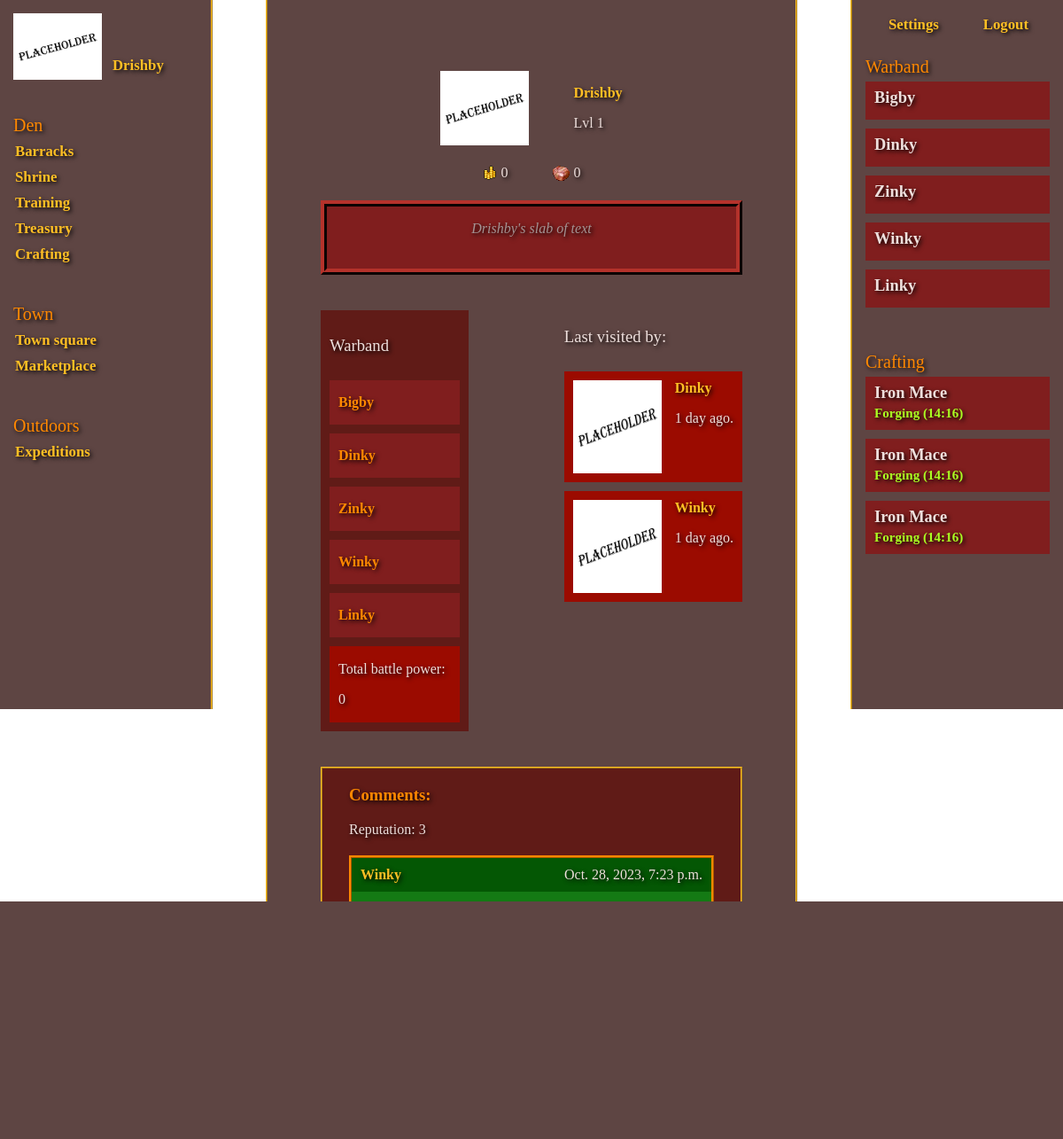
/profile/1 (signed in), run on the app's committed database.
### apps/accounts/models.py (models this page shows, shortened)
class Account(AbstractBaseUser, PermissionsMixin):
    username = models.CharField(unique=True, max_length=32)
    email = models.EmailField(_('email_address'), unique=True, max_length=255)
    avatar = models.ImageField(upload_to='static/avatars', default='static/placeholder.png')
    profile_text = models.TextField(max_length=4096, blank=True)
    reputation = models.IntegerField(default=0)
    date_joined = models.DateTimeField(default=timezone.now)
    is_superuser = models.BooleanField(default=False)
    is_staff = models.BooleanField(default=False)
    is_active = models.BooleanField(default=False)
    treasury = models.JSONField(default=treasury_template)
    known_recipes = models.JSONField(default=known_recipes_template)
    gold = models.IntegerField(default=0)
    rubies = models.IntegerField(default=0)
    level = models.IntegerField(default=1)
    experience = models.IntegerField(default=0)
    perk_points = models.IntegerField(default=1)
    adventuring_perks = models.IntegerField(default=0)
    combat_perks = models.IntegerField(default=0)
    crafting_perks = models.IntegerField(default=0)
    USERNAME_FIELD = 'username'
    REQUIRED_FIELDS = ['email', 'password']
    objects = CustomUserManager()

class Guestbook(models.Model):
    profile = models.ForeignKey(Account, related_name='profile', null=True, on_delete=models.CASCADE)
    guest = models.ForeignKey(Account, related_name='guest', null=True, on_delete=models.DO_NOTHING)
    timestamp = models.DateTimeField(default=timezone.now)

class Comment(models.Model):
    author = models.ForeignKey(Account, related_name='author', null=True, on_delete=models.DO_NOTHING)
    receiver = models.ForeignKey(Account, related_name='receiver', null=True, on_delete=models.CASCADE)
    text = models.TextField(max_length=255, blank=True)
    points = models.IntegerField(default=0)
    timestamp = models.DateTimeField(default=timezone.now)

### apps/dwarves/models.py (models this page shows, shortened)
class Character(models.Model):
    strength_total = models.IntegerField(default=0)
    intelligence_total = models.IntegerField(default=0)
    endurance_total = models.IntegerField(default=0)
    speed_total = models.IntegerField(default=0)
    agility_total = models.IntegerField(default=0)
    willpower_total = models.IntegerField(default=0)
    charisma_total = models.IntegerField(default=0)
    luck_total = models.IntegerField(default=0)
    physical_armor = models.IntegerField(default=0)
    magical_armor = models.IntegerField(default=0)
    physical_mitigation = models.FloatField(default=0.00)
    magical_mitigation = models.FloatField(default=0.00)
    abilities = models.JSONField(default=dict, blank=True)
    class Meta:
        abstract = True

class Dwarf(Character):
    name = models.CharField(max_length=32)
    leader = models.ForeignKey(Account, null=True, on_delete=models.CASCADE)
    status = models.CharField(max_length=32)
    status_time = models.DateTimeField(null=True, blank=True)
    pvp_points = models.IntegerField(default=0)
    battles_fought = models.IntegerField(default=0)
    battles_won = models.IntegerField(default=0)
    head = models.CharField(max_length=64, blank=True, null=True)
    shoulders = models.CharField(max_length=64, blank=True, null=True)
    chest = models.CharField(max_length=64, blank=True, null=True)
    gloves = models.CharField(max_length=64, blank=True, null=True)
    pants = models.CharField(max_length=64, blank=True, null=True)
    boots = models.CharField(max_length=64, blank=True, null=True)
    two_hand = models.CharField(max_length=64, blank=True, null=True)
    main_hand = models.CharField(max_length=64, blank=True, null=True)
    off_hand = models.CharField(max_length=64, blank=True, null=True)
    trinket = models.CharField(max_length=64, blank=True, null=True)
    strength_base = models.IntegerField(default=initial_attributes)
    intelligence_base = models.IntegerField(default=initial_attributes)
    endurance_base = models.IntegerField(default=initial_attributes)
    speed_base = models.IntegerField(default=initial_attributes)
    agility_base = models.IntegerField(default=initial_attributes)
    willpower_base = models.IntegerField(default=initial_attributes)
    charisma_base = models.IntegerField(default=initial_attributes)
    luck_base = models.IntegerField(default=initial_attributes)
    strength_multiplier = models.IntegerField(default=0)
    intelligence_multiplier = models.IntegerField(default=0)
    endurance_multiplier = models.IntegerField(default=0)
    speed_multiplier = models.IntegerField(default=0)
    agility_multiplier = models.IntegerField(default=0)
    willpower_multiplier = models.IntegerField(default=0)
    charisma_multiplier = models.IntegerField(default=0)
    luck_multiplier = models.IntegerField(default=0)
    strength_bonus = models.IntegerField(default=0)
    intelligence_bonus = models.IntegerField(default=0)
    endurance_bonus = models.IntegerField(default=0)
    speed_bonus = models.IntegerField(default=0)
    agility_bonus = models.IntegerField(default=0)
    willpower_bonus = models.IntegerField(default=0)
    charisma_bonus = models.IntegerField(default=0)
    luck_bonus = models.IntegerField(default=0)
    ability_cap = models.IntegerField(default=0)
    battle_power = models.IntegerField(default=0)

### apps/accounts/views.py (the view, shortened to what this page needs)
# urls.py: path('profile/<int:profile_id>', profile, name="profile"),
@login_required(login_url='/mountain', redirect_field_name=None)
def profile(request, profile_id):
    warband = Dwarf.objects.values('id', 'name', 'status').filter(leader=request.user)
    profile_warband = Dwarf.objects.values('name', 'battle_power', 'battles_fought').filter(leader=profile_id)
    profile_info = Account.objects.values('username', 'avatar', 'level',
                                          'profile_text', 'gold', 'rubies',
                                          'reputation').filter(id=profile_id)
    guestbook = Guestbook.objects.all().filter(profile=profile_id).order_by('-id')  # Reverse chronological order
    for guest in guestbook:
        now = timezone.now()
        delta = now - guest.timestamp
        delta = int(delta.total_seconds())
        if delta < 2:
            affix = 'second ago.'
        elif delta in range(2, 59):
            affix = 'seconds ago.'
        elif delta in range(60, 119):
            delta = delta / 60
            affix = 'minute ago.'
        elif delta in range(120, 3599):
            delta = delta / 60
            affix = 'minutes ago.'
        elif delta in range(3600, 7199):
            delta = delta / 3600
            affix = 'hour ago.'
        elif delta in range(7200, 86399):
            delta = delta / 3600
            affix = 'hours ago.'
        elif delta in range(86400, 172799):
            delta = delta / 86400
            affix = 'day ago.'
        else:
            delta = delta / 86400
            affix = 'days ago.'
        guest.timestamp = str(int(delta)) + ' ' + affix
    comment_form = CreateComment()
    author = request.user
    receiver = Account.objects.get(id=profile_id)
    comment_exists = Comment.objects.filter(author=author, receiver=receiver).exists()
    total_battle_power = 0
    for dwarf in profile_warband:
        total_battle_power += dwarf['battle_power']
    def create_comment(author, receiver):
        text = comment_form.cleaned_data['text']
        points = comment_form.cleaned_data['points']
        Account.objects.filter(id=receiver.id).update(reputation=F('reputation') + points)
        comment = Comment.objects.create(author=author, receiver=receiver, text=text, points=points)
        comment.save()
    def delete_comment(author, receiver):
        points = Comment.objects.values('points').filter(author=author, receiver=receiver)
        Account.objects.filter(id=receiver.id).update(reputation=F('reputation') - points)
        Comment.objects.filter(author=author, receiver=receiver).delete()
    comments = Comment.objects.all().filter(receiver=profile_id)
    your_comment = Comment.objects.all().filter(receiver=receiver, author=request.user)
    if author != receiver:
        if Guestbook.objects.filter(profile=receiver, guest=author).exists():
            Guestbook.objects.filter(profile=receiver, guest=author).delete()
        Guestbook.objects.create(profile=receiver, guest=author)
    if Guestbook.objects.filter(profile=receiver).count() >= 5:
        Guestbook.objects.filter(profile=receiver).order_by('timestamp').first().delete()
    return render(request, "profile/profile.html", {
        'warband': warband,
        'profile_info': profile_info,
        'profile_warband': profile_warband,
        'total_battle_power': total_battle_power,
        'guestbook': guestbook,
        'comments': comments,
        'comment_form': comment_form,
        'your_comment': your_comment
    })

### templates/profile/profile.html (shortened to what this page needs)
{% extends 'base.html' %}
{% load static %}
{% block stylesheets %}
    <link rel="stylesheet" href="{% static 'css/profile/profile.css' %}" type="text/css"/>
{% endblock %}
{% block navbar %}
    {% include 'navbar.html' %}
{% endblock %}
{% block content %}
    {% for user in profile_info %}
        <div id="profile">
            <div id="upper-profile">
                <div id="profile-info">
                    <img class="avatar" src="/{{ user.avatar }}" alt="user-avatar"/>
                    <div>
                        <p class="username">{{ user.username }}</p>
                        <p class="level">Lvl {{ user.level }}</p>
                    </div>
                </div>
                <div id="profile-currencies">
                    <div><img src="{% static 'images/currency-icons/gold.png' %}" alt="Gold: " /> <span>{{ user.gold }}</span></div>
                    <div><img src="{% static 'images/currency-icons/ruby.png' %}" alt="Rubies: "/> <span>{{ user.rubies }}</span></div>
                </div>
                <div id="profile-text-box">
                    <p>{{ user.username }}'s slab of text</p>
                </div>
            </div>
            <div id="lower-profile">
                <div id="lower-profile-left">
                    <div id="profile-warband">
                        <h3>Warband</h3>
                        {% for dwarf in profile_warband %}
                            <div class="dwarf">
                                <p>{{ dwarf.name }}</p>
                            </div>
                        {% endfor %}
                        <div id="battle-power">
                            <p>Total battle power:</p>
                            <p>{{ total_battle_power }}</p>
                        </div>
                    </div>
                </div>
                <div id="lower-profile-right">
                    <div id="profile-last-visited">
                        <h3>Last visited by:</h3>
                        {% for entry in guestbook %}
                            <div class="profile-guest">
                                <img class="profile-avatar" src="/{{ entry.guest.avatar }}" alt="user-avatar"/>
                                <div>
                                    <a href="{% url 'profile' profile_id=entry.guest.id %}">{{ entry.guest }}</a>
                                    <p>{{ entry.timestamp }}</p>
                                </div>
                            </div>
                        {% endfor %}
                    </div>
                </div>
            </div>
            <div id="comments">
                <h3 id="comments-h3">Comments:</h3>
                {% if comments %}
                <span id="total-reputation">Reputation: {{ user.reputation }}</span>
                <div id="comments-box">
                    {% for comment in comments %}
                        <div class="comment-author {% if comment.points == 1 %} author-positive
                                                   {% elif comment.points == 0 %} author-neutral
                                                   {% elif comment.points == -1 %} author-negative
                                                   {% endif %}">
                            <a href="{% url 'profile' profile_id=comment.author_id %}">{{ comment.author }}</a>
                            <span>{{ comment.timestamp }}</span>
                        </div>
                        <div class="comment-text {% if comment.points == 1 %} text-positive
                                                 {% elif comment.points == 0 %} text-neutral
                                                 {% elif comment.points == -1 %} text-negative
                                                 {% endif %}">
                            <span>{{ comment.text }}</span>
                        </div>
                    {% endfor %}
                </div>
                {% else %}
                    <p>This user has no comments.</p>
                {% endif %}
                <form method="POST">
                    {{ comment_form.text }}
                    <div id="comment-buttons">
                        {{ comment_form.points }}
                        <input type="submit" name="create_comment" value="Post comment!">
                    </div>
                </form>
            </div>
        </div>
    {% endfor %}
{% endblock %}
{% block status-tab %}
    {% include 'status-tab.html' %}
{% endblock %}

### templates/navbar.html
{% load static %}
<div id="navbar-top">
    <img src="{% static 'placeholder.png' %}" alt="avatar" class="avatar" />
    <a href="{% url 'profile' profile_id=user.id %}">{{ request.user.username | title }}</a>
</div>
<div class="navbar-segment">
    <h3>Den</h3>
    <a href="{% url 'barracks' %}">Barracks {% if not warband %}<span class="notification">!</span>{% else %}{% endif %}</a>
    <a href="{% url 'shrine' %}">Shrine</a>
    <a href="{% url 'training' %}">Training</a>
    <a href="{% url 'treasury' %}">Treasury</a>
    <a href="{% url 'crafting' %}">Crafting</a>
</div>
<div class="navbar-segment">
    <h3>Town</h3>
    <a href="{% url 'homepage' %}">Town square</a>
    <a href="{% url 'marketplace' %}">Marketplace</a>
</div>
<div class="navbar-segment">
    <h3>Outdoors</h3>
    <a href="{% url 'expeditions' %}">Expeditions</a>
</div>

### templates/status-tab.html (shortened to what this page needs)
<div id="status-tab-top">
    <a href="{% url 'settings' %}">Settings</a>
    <a href="{% url 'logout' %}">Logout</a>
</div>
<div class="status-tab-segment">
    <h3>Warband</h3>
    {% for dwarf in warband %}
        <a href="{% url 'details' %}{{ dwarf.id }}" class="dwarf-info">
            <span class="dwarf-name">{{ dwarf.name }}</span>
            <span class="dwarf-status">
            </span>
        </a>
    {% endfor %}
</div>
<div class="status-tab-segment">
    <h3>Crafting</h3>
    <a href="/" class="crafting-info">
        <span class="crafting-name">Iron Mace</span>
        <span class="crafting-status">Forging (14:16)</span>
    </a>
    <a href="/" class="crafting-info">
        <span class="crafting-name">Iron Mace</span>
        <span class="crafting-status">Forging (14:16)</span>
    </a>
    <a href="/" class="crafting-info">
        <span class="crafting-name">Iron Mace</span>
        <span class="crafting-status">Forging (14:16)</span>
    </a>
</div>

### data on the page
Account: user.username "Drishby", username "Drishby", level "1", gold "0", rubies "0", name "Bigby" "Dinky" "Zinky" "Winky" "Linky", total_battle_power "0", reputation "3"
Guestbook: guest.avatar (placeholder picture), guest "Dinky", timestamp "1 day ago."
Guestbook: guest.avatar (placeholder picture), guest "Winky", timestamp "1 day ago."
Comment: author "Winky", timestamp "Oct. 28, 2023, 7:23 p.m."
Dwarf: name "Bigby"
Dwarf: name "Dinky"
Dwarf: name "Zinky"
Dwarf: name "Winky"
Dwarf: name "Linky"
